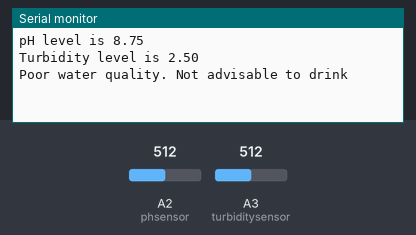
Bench run of a sketch on a simulated Arduino Uno, built with avr-gcc and run on an emulated ATmega328P. On the bench: the last lines printed to the serial monitor. Inputs (shaded band) come from the test bench; at power-on: A3 (turbiditysensor) = 512, A2 (phsensor) = 512.

Above: at 1.2 s.
1.3 s: A3 (turbiditysensor) set to 767
2.8 s: A3 (turbiditysensor) set to 796
At 4.1 s:
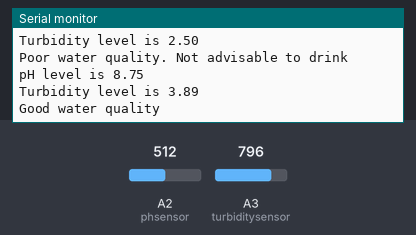
4.4 s: A2 (phsensor) set to 387
5.9 s: A2 (phsensor) set to 371
At 9.6 s:
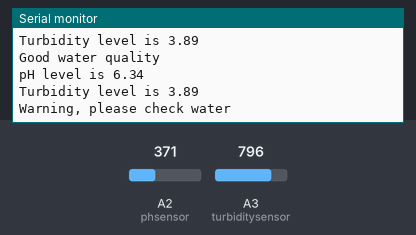
Timing chart, 0 to 9.9 s (numbered marks = the images above; inputs shaded):
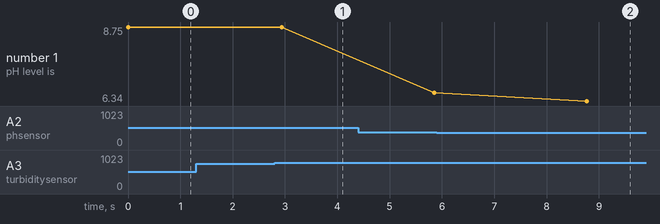

Measured:
- the behaviour switches between 778 and 779 on A3 (turbiditysensor) (found by bisection; images 0 and 1)
- the behaviour switches between 381 and 380 on A2 (phsensor) (found by bisection; images 1 and 2)
- after the input at 2.8 s, the serial monitor: prints a new line after 0.16 s (image 1)
- after the input at 5.9 s, the serial monitor: prints a new line after 2.9 s (image 2)
- plotted number 1: 8.75 → 6.61 after the input at 4.4 s, 6.61 → 6.34 after the input at 5.9 s

The sketch:

phturbidity_combined.ino
```cpp
#define phsensor 2
#define turbiditysensor 3


void setup() {
  Serial.begin(9600);
}

void loop() {

  float ph_totalvalue = 0;

  for(int i=0; i<50; i++){
    ph_totalvalue+=analogRead(phsensor);
  }

  float phvalue = 3.5*ph_totalvalue*5.0/1024/50; //converting the total value to mmillivolt then pH.

  Serial.print("pH level is ");
  Serial.print(phvalue,2); //output to 2 d.p.

  Serial.println(" ");

  float turbidity_totalvalue = 0;

   for(int i=0; i<50; i++){
    turbidity_totalvalue+=analogRead(turbiditysensor);
  }

  float volt = ((turbidity_totalvalue/1024)*5)/50;

  Serial.print("Turbidity level is ");
  Serial.print(volt);
  Serial.println(" ");
//  Serial.println(volt);

  turbidity_totalvalue = 0;


  if (phvalue <=9.5 && phvalue >=6.5 && volt > 3.8){
    Serial.println("Good water quality");
  }

  else if (phvalue < 6.5 && volt > 3.5){
    Serial.println("Warning, please check water");
  }

  else{
    Serial.println("Poor water quality. Not advisable to drink");
  }

  delay(2900);


}
```
